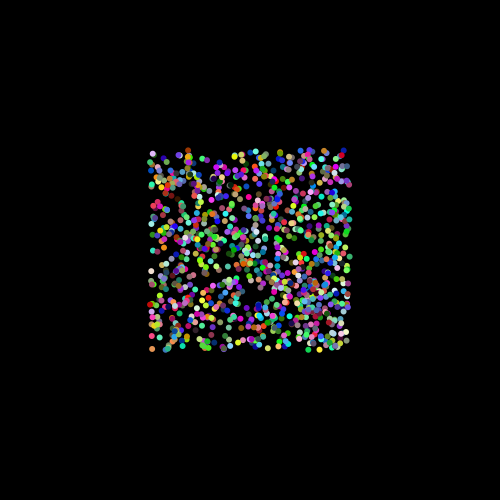
Frame 1 (no input)
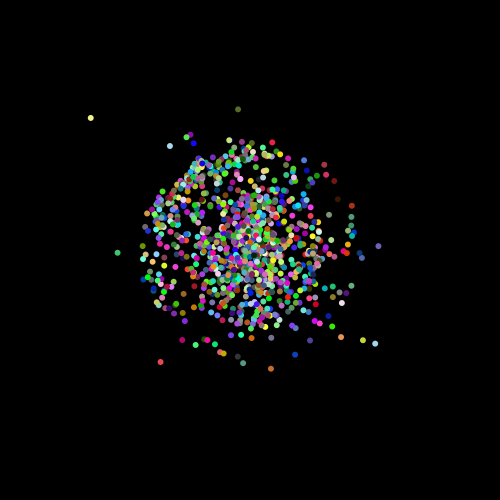
Frame 60 (the mouse pressed at the canvas centre just before this capture)
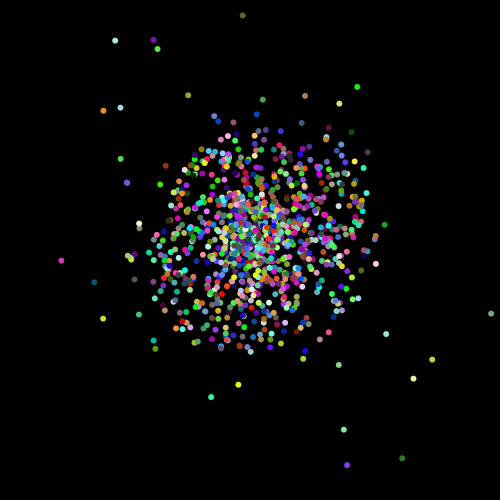
Frame 120 (the mouse held since frame 60 and released just before this capture)

The Processing sketch that drew these frames (run headless with seeded random() and noise(); from frame 60 on, the mouse is pressed at the canvas centre):

// Processing sketch: assignment6
// ── assignment6.pde
/* 
Particle System.pde
Author: Kathy Ching 
Summary: A particle system that pulsates as you keep running it. The more you run it, the more particles will start to fall out of the cluster that it is 
initially in, in the middle. Clicking will force the particles to shake. 
*/

//Radius of particles, number of particles and how much force they are going to be clustered together
float particleradius = 3.0;
float numofparticles = 1000;
float force = 6.0;

ArrayList<Particle> particles; 

void setup(){
  size(500, 500);
  smooth();
  frameRate(24);
  noStroke();
  particles = new ArrayList<Particle>(); //particles of this system
  for(int i = 0; i < numofparticles; i++){
    particles.add(new Particle());
  }
}

void draw(){
  background(0);
  //loop through the particle sytem
   if (mousePressed == true) {
      translate(random(25),random(-25)); //gives that shaking effect every time you mouseclick
  }
  pushMatrix();
  translate(width/2, height/2);
  for(Particle particle : particles){
    particle.draw();
  }
  popMatrix();
  for(Particle particle : particles){
    particle.update();
  }
  
}

class Particle{
  //fields 
  PVector position;
  PVector velocity;
  color c;
  
  //constructor
  public Particle(){
    position = new PVector(random(200) - 100, random(200) - 100); //spawns at different positions 
    velocity = new PVector(random(10), random(10)); // generates random velocities for the particle 
    c = color(random(255), random(255), random(255)); //generates random colors for the particle 
  }
  
  //method
  void draw(){
    fill(c);
    ellipse(position.x, position.y, particleradius * 2, particleradius * 2); //draws the cluster of particles that surrounds each other while a few fly out.
  }
  
  void update(){
    PVector acceleration = new PVector(force * -1.0 * position.x / position.mag(), force * -1.0 * position.y / position.mag()); //Everytime it accelerates, the particles move even farther away from the center and faster. 
    velocity.add(acceleration);
    position.add(velocity);
  }


}
